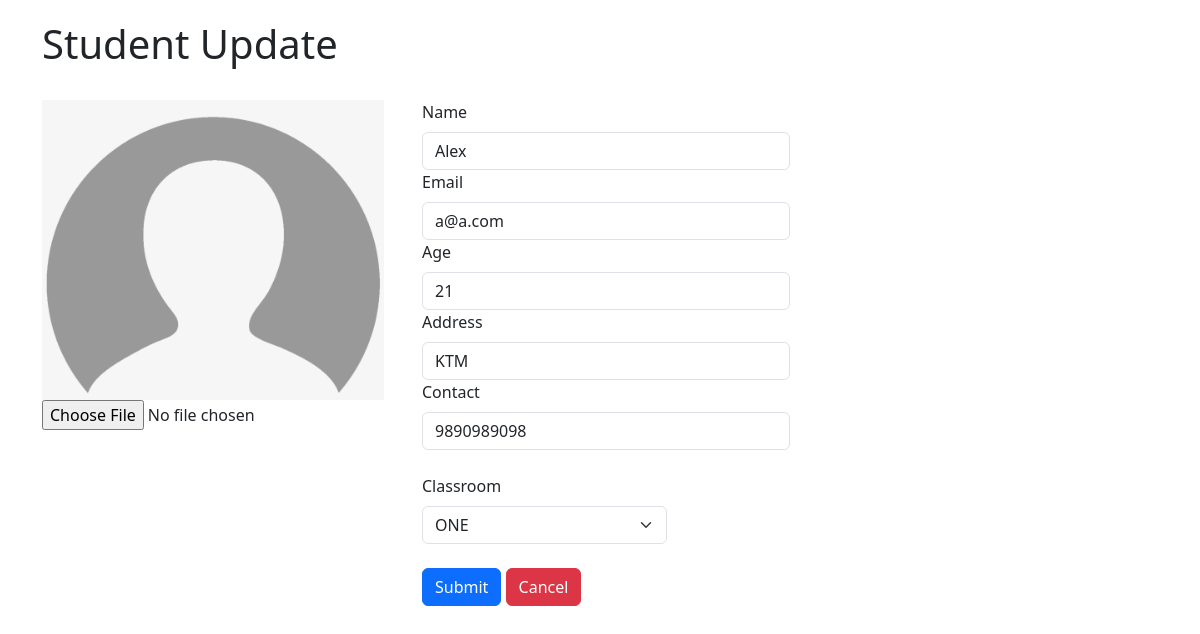
The app's page /student/update/2/ with its own data.
### crud/models.py (models this page shows, shortened)
class Student(models.Model):
    name = models.CharField(max_length=20)
    email = models.EmailField()
    age = models.IntegerField()
    classroom = models.ForeignKey(ClassRoom, on_delete=models.CASCADE,
                                  related_name="classroom_students")

class StudentProfile(models.Model):
    student = models.OneToOneField(Student, on_delete=models.CASCADE)
    profile_picture = models.FileField(null=True, blank=True,
                                       upload_to="profile_pictures")
    address = models.CharField(max_length=20)
    contact = models.CharField(max_length=14)

### crud/views.py (the view, shortened to what this page needs)
# urls.py: path("student/update/<int:id>/", student_update, name="student_update"),
def student_update(request, id):
    std = Student.objects.get(id=id)
    return render(request, template_name="crud/student_update.html",
                  context={"title": "Student Update", "student": std, "classes": ClassRoom.objects.all()})

### crud/templates/crud/student_update.html (shortened to what this page needs)
{% extends 'crud/base.html' %}
{% load static %}
{% block content %}
    <h1>{{ title }}</h1><br>
    <form method="post" action="{% url 'student_update' student.id %}" enctype="multipart/form-data">
        <div class="row">
            <div class="col-md-4">
                {% if student.studentprofile.profile_picture %}
                    <img src="{{ student.studentprofile.profile_picture.url }}" style="height: 300px">
                {% else %}
                    <img src="{% static 'crud/default.png' %}" style="height: 300px">
                {% endif %}<br>
                <input type="file" name="pp">
            </div>
            <div class="col-md-8">
                <div class="col-md-6">
                    <label for="inputEmail4" class="form-label">Name</label>
                    <input type="text" class="form-control" id="inputEmail4" name="name" value="{{ student.name }}">
                </div>
                <div class="col-md-6">
                    <label for="inputPassword4" class="form-label">Email</label>
                    <input type="email" class="form-control" name="email" value="{{ student.email }}">
                </div>
                <div class="col-6">
                    <label for="inputAddress" class="form-label">Age</label>
                    <input type="number" class="form-control" id="inputAddress" name="age" value="{{ student.age }}">
                </div>
                <div class="col-6">
                    <label for="inputAddress2" class="form-label">Address</label>
                    <input type="text" class="form-control" id="inputAddress2" name="address"
                           value="{{ student.studentprofile.address }}">
                </div>
                <div class="col-md-6">
                    <label for="inputCity" class="form-label">Contact</label>
                    <input type="text" class="form-control" id="inputCity" name="contact"
                           value="{{ student.studentprofile.contact }}">
                </div>
                <br>
                <div class="col-md-4">
                    <label for="inputState" class="form-label">Classroom</label>
                    <select id="inputState" class="form-select" name="class_id">
                        {% for class in classes %}
                            {% if class.id == student.classroom.id %}
                                <option value={{ class.id }} selected>{{ class.name }}</option>
                            {% else %}
                                <option value={{ class.id }}>{{ class.name }}</option>
                            {% endif %}
                        {% endfor %}
                    </select>
                </div>
                <br>
                <button type="submit" class="btn btn-primary">Submit</button>
                <a href="{% url 'student_detail' student.id %}" class="btn btn-danger">Cancel</a>
            </div>
        </div>
    </form>
{% endblock %}

### records on screen
Student: name "Alex", email "a@a.com", age "21", address "KTM", contact "9890989098"

### other values on screen
{{ title }} "Student Update"
form field class_id "ONE"
